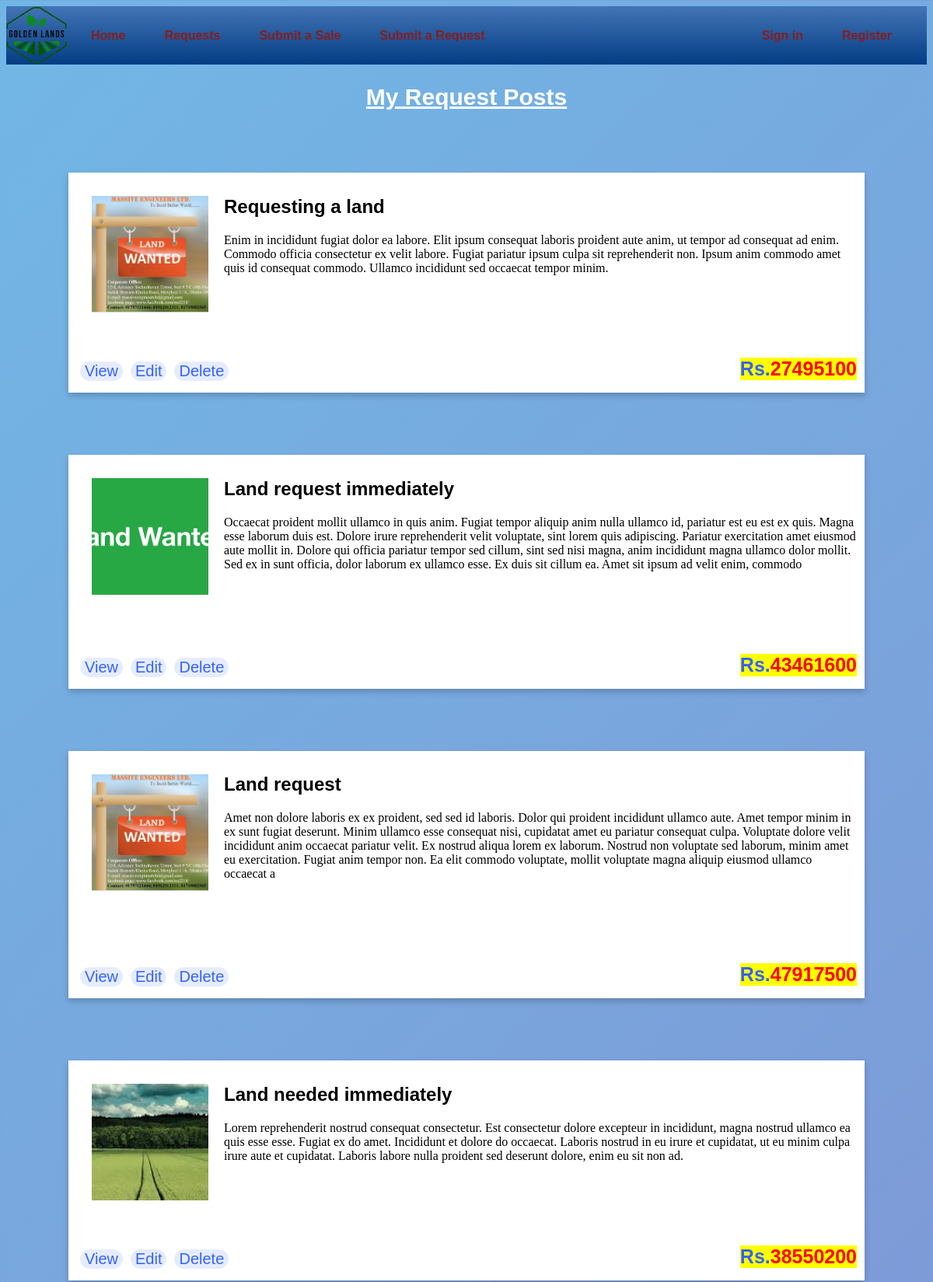
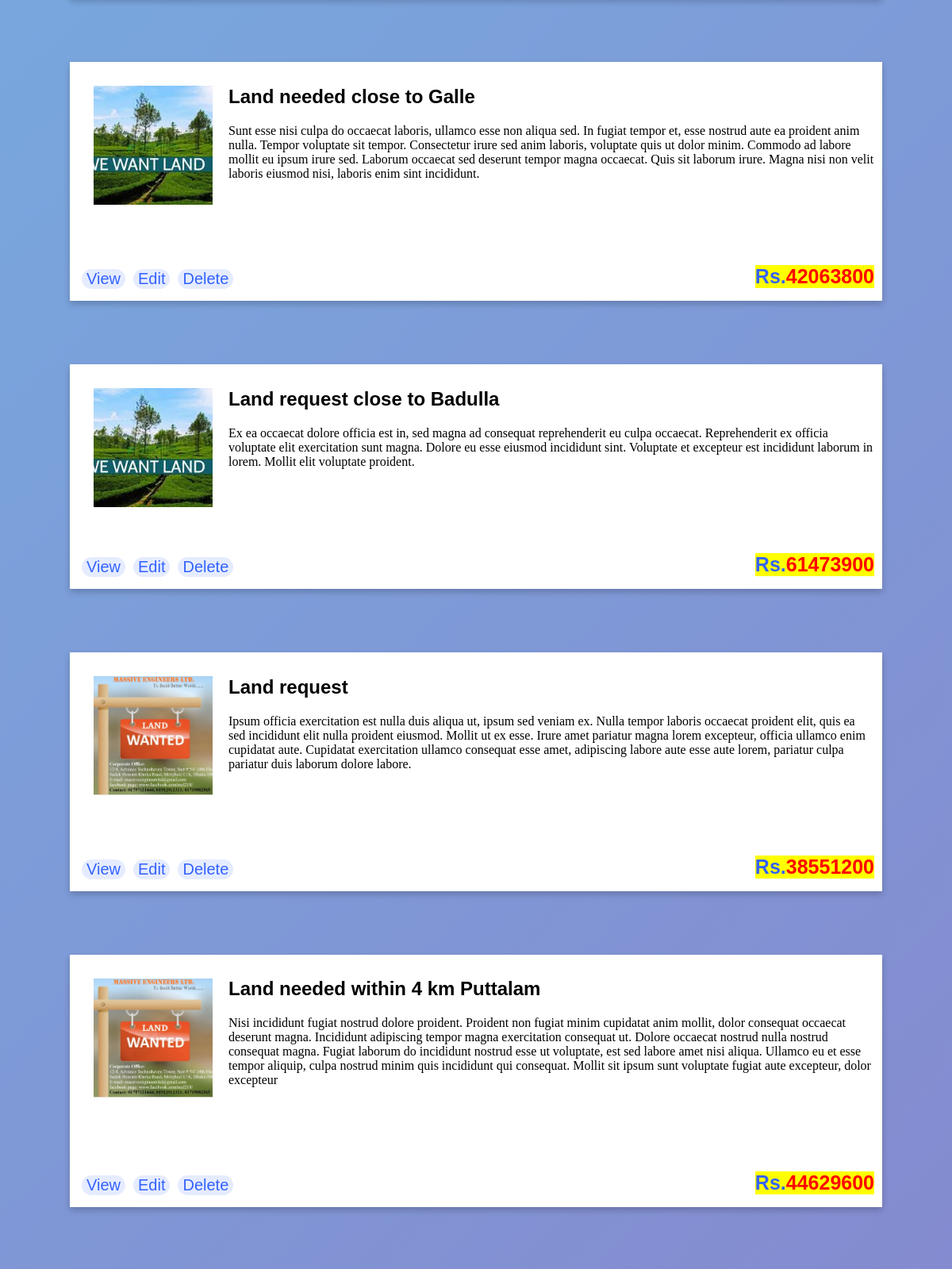
The page /owned-posts.php?id=10 (upper part) on the database its author committed (2 pictures, top to bottom).
### tables this page shows
create table request(
	request_id int AUTO_INCREMENT,
	title varchar(50) not null ,
	location varchar(30),
	description varchar(500),
	city varchar(40) not null ,
	district varchar(30) not null ,
	province varchar(20) not null ,
	max_price float,
	min_price float,
	max_area float,
	min_area float,
	distance float,
	cover_photo varchar(50),
	type_id int not null,
	user_id int not null,
	create_date date default (curdate()),
	constraint request_pk primary key (request_id),
	constraint request_fk_request_type foreign key (type_id) references request_type(type_id),
	constraint request_fk_users foreign key (user_id) references users(user_id),
	fulltext key (title, city, district, province)


);

### owned-posts.php (the view, shortened to what this page needs)
<html>
<head>
    <link rel="stylesheet" href="styles/reqownForm.css">
    <?php include_once('php/includes/common-css-js.php'); ?>
</head>
<body style="background:linear-gradient(135deg, #71b7e6, #9b59b6);">
<?php
        include("php/templates/header.php");
?>
<?php
require 'php/includes/dbcon.php';
echo "<h2 class=\"ownTitle\">My Request Posts</h2>";
$userId=$_GET['id'];
$sql="SELECT * FROM request where user_id='$userId'";
if($result=$con->query($sql)){
    if($result->num_rows>0){
        while($row=$result->fetch_assoc()){
             $img=$row['cover_photo'];
             $id=$row['request_id'];
             echo "<div id=\"ownedCard\">";
             echo "<img src=\"$img\" alt=\"Picture of a land\" height=\"150\" width=\"150\" id=\"ownedImg\">";
             echo "<h2>".$row['title']."</h2>";
             echo "<p>".$row['description']."</p>";
             echo "<br>";
             echo "<br>";
             echo "<br>";
             echo "<br>";
             echo "<br>";
             echo "<button class=\"ownBtn\">"."<a href=\"request.php?id=$id\">"."View"."</a>"."</button>";
             echo "<button class=\"ownBtn\">"."<a href=\"edit-request-form.php?id=$id\">"."Edit"."</a>"."</button>";
             echo "<button class=\"ownBtn\">"."<a href=\"php/includes/delete_req.php?id=$id\">"."Delete"."</a>"."</button>";
             echo "<span id=\"ownedPrice\">". $row['max_price'] . "</span>";
             echo "</div>";
        }
    } else {
        echo "<b style='padding: 100px;'>No results</b>";
    }
}
?>
</body>
</html>

### php/includes/common-css-js.php
<link rel="stylesheet" href="styles/headerfooter.css"/>
<link rel="stylesheet" href="styles/header.css"/>
<link rel="stylesheet" href="https://cdnjs.cloudflare.com/ajax/libs/font-awesome/4.7.0/css/font-awesome.min.css">

### php/templates/header.php (shortened to what this page needs)
<header>
        <div class="nav">
                <div class="logo">
                        <img src="images/headerfooter/logo.png" alt="" height="75px">
                </div>
                <div class="links">
                        <a href="index.php" class="link">Home</a>
                        <a href="requests.php" class="link">Requests</a>
                        <a href="submit-sale.php" class="link">Submit a Sale</a>
                        <a href="submit-request-form.php" class="link">Submit a Request</a>
                </div>
                <?php if (isset($_SESSION['user_id'])) : ?>
                        <div class="profile">
                                <a href="account.php" class=""><img src="<?php echo (isset($_SESSION['profile_photo']) and !empty($_SESSION['profile_photo'])) ? $_SESSION['profile_photo'] : 'images/profile/default.png' ?>" class="profile-img" alt=""></a>
                        </div>
                <?php else : ?>
                        <div class="links r-align">
                                <a href="signin.php" class="link">Sign in</a>
                                <a href="register.php" class="link">Register</a>
                        </div>
                <?php endif; ?>
        </div>
</header>

### styles/reqownForm.css (style rules this page uses)
body { background:linear-gradient(135deg, #71b7e6, #9b59b6); }
.ownTitle { font-family: Arial, Helvetica, sans-serif; font-size: 30px; text-align: center; color: #fff; text-decoration: underline; }
#ownedCard { display: block; box-shadow: 0 4px 8px 0 rgba(0,0,0,0.2); box-sizing:border-box; padding:10px; margin:80px; background-color: #fff; }
#ownedImg { float:left; padding: 20px; object-fit: cover; }
#ownedCard h2 { font-family:Arial, Helvetica, sans-serif; }
#ownedPrice { font-weight: bolder; font-family: Arial, Helvetica, sans-serif; font-size: 25; color:red; float: right; background-color: rgb(255, 255, 0); }
#ownedPrice::before { content:'Rs.'; color:#3363ff; }
.ownBtn { background-color: #47bcd4; border-radius: 50px; overflow: hidden; border-style: hidden; background-color: #e6ecff; margin: 5px; }
.ownBtn a { text-decoration: none; color:#3363ff; text-align: center; background-color: #e6ecff; font-size: 20px; }

### styles/header.css (style rules this page uses)
body { background-image: linear-gradient(to bottom right, #d1d1d1, #728fb2); }
.nav { display: grid; grid-template-columns: max-content auto max-content max-content; align-items: center; background-color:#6268db; background-image: linear-gradient(to bottom, #4374b6, #033d83); gap: 10px; padding-right: 15px; }
.nav .links > a { text-decoration: none; color: #891d1d; padding: 10px 20px; font-family: sans-serif; font-weight: 600; display: inline-block; position: relative; }
.nav .links > a::after { content: ''; position: absolute; color: aliceblue; width: 100%; transform: scaleX(0); height: 3px; bottom: 0; left: 0; background-color: #dda132; transform-origin: center; transition: transform 0.25s ease-out; }
.nav .links { display: flex; gap: 10px; flex-wrap: wrap; }

### rows shown on the page
request: cover_photo (picture), title "Requesting a land", description "Enim in incididunt fugiat dolor ea labore. Elit ipsum consequat laboris proident aute anim, ut tempor ad consequat ad enim. Commodo officia consectetur ex velit labore. Fugiat pariatur ipsum culpa sit reprehenderit non. Ipsum anim commodo amet quis id consequat commodo. Ullamco incididunt sed occaecat tempor minim.", max_price "27495100"
request: cover_photo (picture), title "Land request immediately", description "Occaecat proident mollit ullamco in quis anim. Fugiat tempor aliquip anim nulla ullamco id, pariatur est eu est ex quis. Magna esse laborum duis est. Dolore irure reprehenderit velit voluptate, sint lorem quis adipiscing. Pariatur exercitation amet eiusmod aute mollit in. Dolore qui officia pariatur tempor sed cillum, sint sed nisi magna, anim incididunt magna ullamco dolor mollit. Sed ex in sunt officia, dolor laborum ex ullamco esse. Ex duis sit cillum ea. Amet sit ipsum ad velit enim, commodo", max_price "43461600"
request: cover_photo (picture), title "Land request", description "Amet non dolore laboris ex ex proident, sed sed id laboris. Dolor qui proident incididunt ullamco aute. Amet tempor minim in ex sunt fugiat deserunt. Minim ullamco esse consequat nisi, cupidatat amet eu pariatur consequat culpa. Voluptate dolore velit incididunt anim occaecat pariatur velit. Ex nostrud aliqua lorem ex laborum. Nostrud non voluptate sed laborum, minim amet eu exercitation. Fugiat anim tempor non. Ea elit commodo voluptate, mollit voluptate magna aliquip eiusmod ullamco occaecat a", max_price "47917500"
request: cover_photo (picture), title "Land needed immediately", description "Lorem reprehenderit nostrud consequat consectetur. Est consectetur dolore excepteur in incididunt, magna nostrud ullamco ea quis esse esse. Fugiat ex do amet. Incididunt et dolore do occaecat. Laboris nostrud in eu irure et cupidatat, ut eu minim culpa irure aute et cupidatat. Laboris labore nulla proident sed deserunt dolore, enim eu sit non ad.", max_price "38550200"
request: cover_photo (picture), title "Land needed close to Galle", description "Sunt esse nisi culpa do occaecat laboris, ullamco esse non aliqua sed. In fugiat tempor et, esse nostrud aute ea proident anim nulla. Tempor voluptate sit tempor. Consectetur irure sed anim laboris, voluptate quis ut dolor minim. Commodo ad labore mollit eu ipsum irure sed. Laborum occaecat sed deserunt tempor magna occaecat. Quis sit laborum irure. Magna nisi non velit laboris eiusmod nisi, laboris enim sint incididunt.", max_price "42063800"
request: cover_photo (picture), title "Land request close to Badulla", description "Ex ea occaecat dolore officia est in, sed magna ad consequat reprehenderit eu culpa occaecat. Reprehenderit ex officia voluptate elit exercitation sunt magna. Dolore eu esse eiusmod incididunt sint. Voluptate et excepteur est incididunt laborum in lorem. Mollit elit voluptate proident.", max_price "61473900"
request: cover_photo (picture), title "Land request", description "Ipsum officia exercitation est nulla duis aliqua ut, ipsum sed veniam ex. Nulla tempor laboris occaecat proident elit, quis ea sed incididunt elit nulla proident eiusmod. Mollit ut ex esse. Irure amet pariatur magna lorem excepteur, officia ullamco enim cupidatat aute. Cupidatat exercitation ullamco consequat esse amet, adipiscing labore aute esse aute lorem, pariatur culpa pariatur duis laborum dolore labore.", max_price "38551200"
request: cover_photo (picture), title "Land needed within 4 km Puttalam", description "Nisi incididunt fugiat nostrud dolore proident. Proident non fugiat minim cupidatat anim mollit, dolor consequat occaecat deserunt magna. Incididunt adipiscing tempor magna exercitation consequat ut. Dolore occaecat nostrud nulla nostrud consequat magna. Fugiat laborum do incididunt nostrud esse ut voluptate, est sed labore amet nisi aliqua. Ullamco eu et esse tempor aliquip, culpa nostrud minim quis incididunt qui consequat. Mollit sit ipsum sunt voluptate fugiat aute excepteur, dolor excepteur", max_price "44629600"
